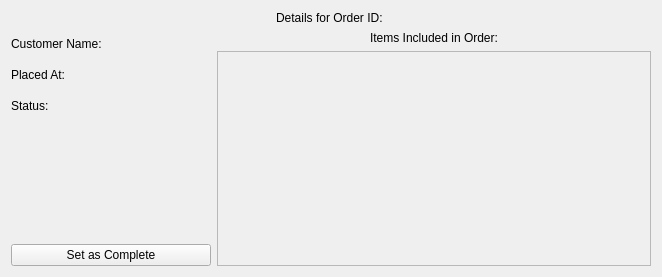
<?xml version="1.0" encoding="UTF-8"?>
<ui version="4.0">
 <class>OrderDetailsView</class>
 <widget class="QWidget" name="OrderDetailsView">
  <property name="geometry">
   <rect>
    <x>0</x>
    <y>0</y>
    <width>662</width>
    <height>277</height>
   </rect>
  </property>
  <property name="windowTitle">
   <string>Form</string>
  </property>
  <layout class="QVBoxLayout" name="verticalLayout_2">
   <item>
    <layout class="QVBoxLayout" name="verticalLayout">
     <item>
      <widget class="QLabel" name="orderDetailsMainLbl">
       <property name="sizePolicy">
        <sizepolicy hsizetype="Preferred" vsizetype="Fixed">
         <horstretch>0</horstretch>
         <verstretch>0</verstretch>
        </sizepolicy>
       </property>
       <property name="text">
        <string>Details for Order ID: </string>
       </property>
       <property name="alignment">
        <set>Qt::AlignCenter</set>
       </property>
      </widget>
     </item>
     <item>
      <layout class="QHBoxLayout" name="horizontalLayout">
       <item>
        <layout class="QVBoxLayout" name="verticalLayout_3">
         <item>
          <widget class="QLabel" name="orderDetailsCustNameLbl">
           <property name="sizePolicy">
            <sizepolicy hsizetype="Preferred" vsizetype="Minimum">
             <horstretch>0</horstretch>
             <verstretch>0</verstretch>
            </sizepolicy>
           </property>
           <property name="minimumSize">
            <size>
             <width>0</width>
             <height>25</height>
            </size>
           </property>
           <property name="text">
            <string>Customer Name:</string>
           </property>
          </widget>
         </item>
         <item>
          <widget class="QLabel" name="orderDetailsPlacedLbl">
           <property name="sizePolicy">
            <sizepolicy hsizetype="Preferred" vsizetype="Minimum">
             <horstretch>0</horstretch>
             <verstretch>0</verstretch>
            </sizepolicy>
           </property>
           <property name="minimumSize">
            <size>
             <width>0</width>
             <height>25</height>
            </size>
           </property>
           <property name="text">
            <string>Placed At:</string>
           </property>
          </widget>
         </item>
         <item>
          <widget class="QLabel" name="orderDetailsStatusLbl">
           <property name="sizePolicy">
            <sizepolicy hsizetype="Preferred" vsizetype="Minimum">
             <horstretch>0</horstretch>
             <verstretch>0</verstretch>
            </sizepolicy>
           </property>
           <property name="minimumSize">
            <size>
             <width>0</width>
             <height>25</height>
            </size>
           </property>
           <property name="baseSize">
            <size>
             <width>0</width>
             <height>10000</height>
            </size>
           </property>
           <property name="text">
            <string>Status:</string>
           </property>
          </widget>
         </item>
         <item>
          <spacer name="verticalSpacer">
           <property name="orientation">
            <enum>Qt::Vertical</enum>
           </property>
           <property name="sizeHint" stdset="0">
            <size>
             <width>20</width>
             <height>40</height>
            </size>
           </property>
          </spacer>
         </item>
         <item>
          <widget class="QPushButton" name="orderDetailsCompleteBtn">
           <property name="text">
            <string>Set as Complete</string>
           </property>
          </widget>
         </item>
         <item>
          <spacer name="horizontalSpacer">
           <property name="orientation">
            <enum>Qt::Horizontal</enum>
           </property>
           <property name="sizeType">
            <enum>QSizePolicy::Fixed</enum>
           </property>
           <property name="sizeHint" stdset="0">
            <size>
             <width>200</width>
             <height>0</height>
            </size>
           </property>
          </spacer>
         </item>
        </layout>
       </item>
       <item>
        <layout class="QVBoxLayout" name="verticalLayout_6">
         <item>
          <layout class="QVBoxLayout" name="verticalLayout_7">
           <item>
            <widget class="QLabel" name="orderDetailsItemsLbl">
             <property name="text">
              <string>Items Included in Order:</string>
             </property>
             <property name="alignment">
              <set>Qt::AlignCenter</set>
             </property>
            </widget>
           </item>
           <item>
            <widget class="QScrollArea" name="scrollArea">
             <property name="widgetResizable">
              <bool>true</bool>
             </property>
             <widget class="QWidget" name="scrollAreaWidgetContents">
              <property name="geometry">
               <rect>
                <x>0</x>
                <y>0</y>
                <width>426</width>
                <height>203</height>
               </rect>
              </property>
              <layout class="QVBoxLayout" name="verticalLayout_9">
               <item>
                <layout class="QVBoxLayout" name="orderDetailsItemsEntriesCont"/>
               </item>
              </layout>
             </widget>
            </widget>
           </item>
          </layout>
         </item>
        </layout>
       </item>
      </layout>
     </item>
    </layout>
   </item>
  </layout>
 </widget>
 <resources/>
 <connections/>
</ui>
